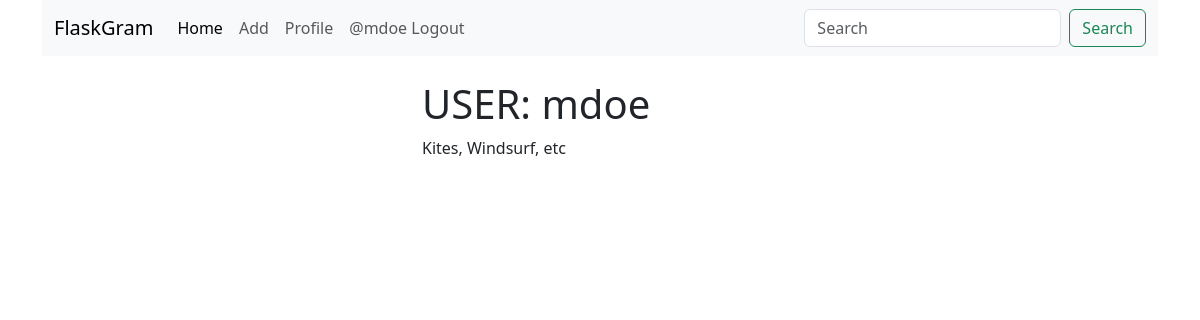
Page /user/2 (signed in) on the earlier database version.
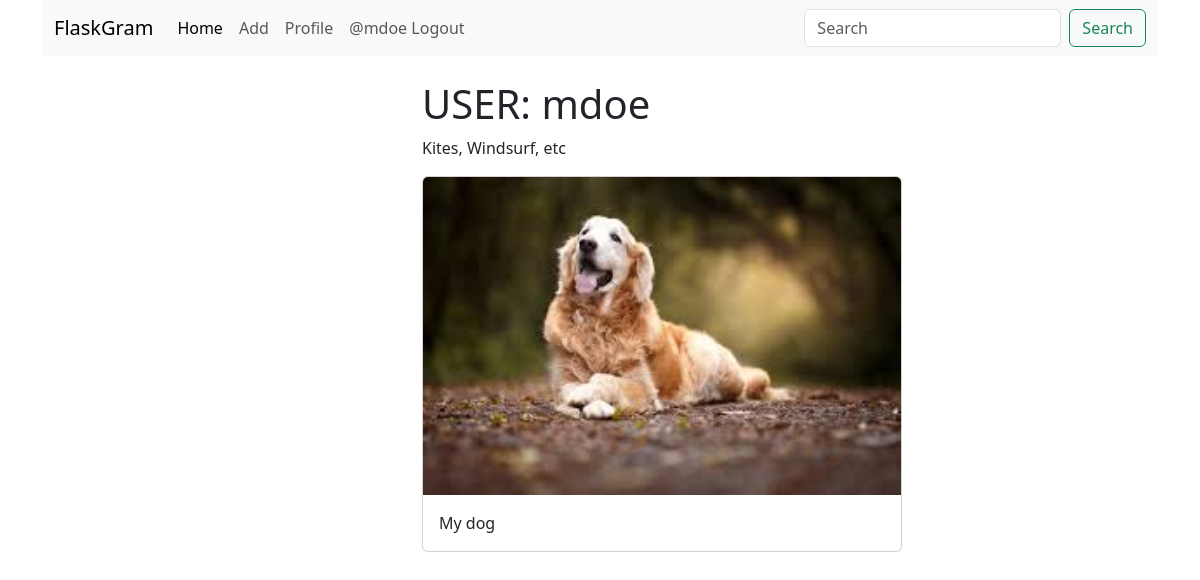
Same page on the later database version.
### tables this page shows
CREATE TABLE posts (
    id INTEGER PRIMARY KEY AUTOINCREMENT,
    content TEXT NOT NULL,
    image TEXT NOT NULL,
    created_at TIMESTAMP NOT NULL, 
    users_id INTEGER NOT NULL,
    FOREIGN KEY (users_id) REFERENCES users (id) 
);

### app.py (the view)
@app.route('/user/<int:uid>')
def user_page(uid):
    db = get_db_connection()
    user = db.execute("SELECT * FROM users WHERE id=?", (uid,)).fetchone()
    if user is None:
        abort(404)
    posts = db.execute("SELECT * FROM posts WHERE users_id=? ORDER BY created_at DESC",
                       (uid,)).fetchall()
    return render_template('user.html', user=user, posts=posts)

### app.py (called while the page is built)
def get_db_connection():
    if 'db' not in g:
        g.db = sqlite3.connect(app.config['DATABASE'])
        g.db.row_factory = sqlite3.Row
    return g.db

@app.before_request
def load_logged_in_user():
    user_id = session.get('user_id')
    if user_id is None:
        g.user = None
    else:
        db = get_db_connection()
        g.user = db.execute("SELECT * FROM users WHERE id=?", (user_id,)).fetchone()

### templates/user.html
{% extends 'base.html' %}
{% block content %}
    <div class="row">
        <div class="col-md-4 mx-auto">
            <h1>USER: {{ user['username'] }}</h1>
            <p>{{ user['description'] }}</p>
            {% for row in posts %}
                <div class="card mb-3" style="width: 30rem;">
                    <img src="/static/uploads/{{ row['image'] }}" class="card-img-top" alt="...">
                <div class="card-body">
                    <p class="card-text">{{ row['content'] }}</p>
                </div>
                </div>
            {% endfor %}
        </div>
    </div>
{% endblock %}

Differences in the rows shown:
added posts: image (picture), content "My dog"
